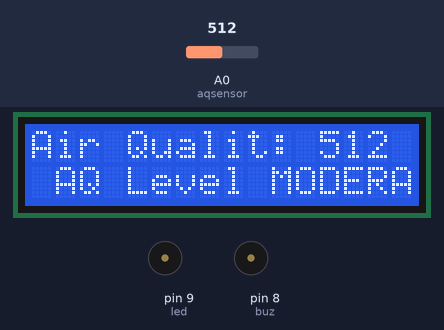
The sketch below on a simulated Arduino Uno, built with avr-gcc and run on an emulated ATmega328P. On the bench: 16×2 character LCD, buzzer (waves = sounding, pin HIGH). The inputs (shaded band) are chosen by the test bench; at power-on: A0 (aqsensor) = 512. What the sketch prints to the serial monitor is not drawn.

Above: at 0.92 s.
1.3 s: A0 (aqsensor) set to 56
At 1.68 s:
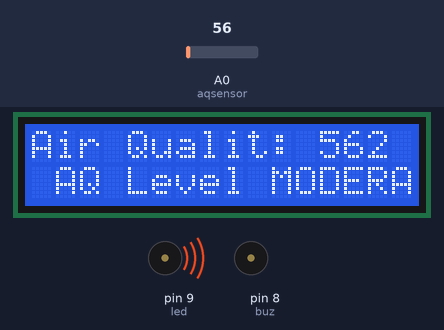
3.0 s: A0 (aqsensor) set to 46
At 3.45 s:
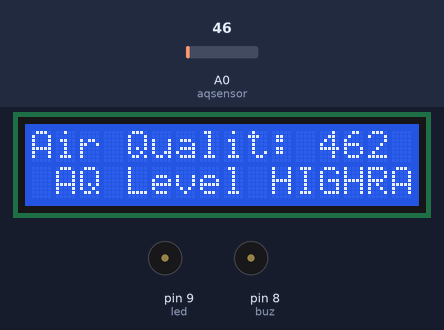
5.3 s: A0 (aqsensor) set to 0
At 5.71 s:
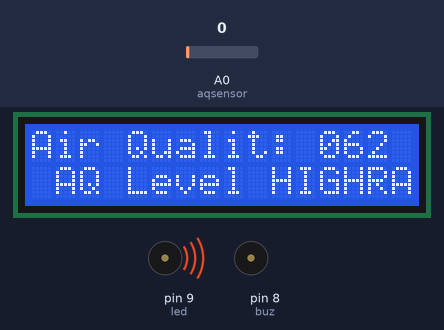
Timing chart, 0 to 13.1 s (numbered marks = the images above; inputs shaded):
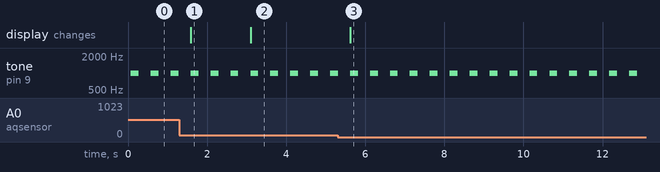

The sketch:

sketch_jun24a.ino
```cpp
#include <LiquidCrystal.h>      //Header file for LCD
const int rs=12, en=11, d4=5, d5=4, d6=3, d7=2; //pins of LCD connected to Arduino
LiquidCrystal lcd(rs,en,d4,d5,d6,d7); //lcd function from LiquidCrystal
int buz = 8;  //buzzer connected to pin 8
int led = 9;  //led connected to pin 9
const int aqsensor = A0;  //output of mq135 connected to A0 pin of Arduino
int threshold = 250;      //Threshold level for Air Quality

void setup() {

  pinMode (buz,OUTPUT);     // buzzer is connected as Output from Arduino
  pinMode (led,OUTPUT);     // led is connected as output from Arduino
  pinMode (aqsensor,INPUT); // MQ135 is connected as INPUT to arduino
  Serial.begin (9600);      //begin serial communication with baud rate of 9600

  lcd.clear();              // clear lcd
  lcd.begin (16,2);         // consider 16,2 lcd
}

void loop() {

  int ppm = analogRead(aqsensor); //read MQ135 analog outputs at A0 and store it in ppm

  Serial.print("Air Quality: ");  //print message in serail monitor
  Serial.println(ppm);            //print value of ppm in serial monitor

  lcd.setCursor(0,0);             // set cursor of lcd to 1st row and 1st column
  lcd.print("Air Qualit: ");      // print message on lcd
  lcd.print(ppm);                 // print value of MQ135

  if (ppm < 51)            // check is ppm is greater than threshold or not
    {
      digitalWrite(led,LOW);
      digitalWrite(buz,LOW);
      lcd.setCursor(1,1);         //jump here if ppm is greater than threshold
      lcd.print("AQ Level HIGH");
      //Serial.println("AQ Level IS GOOD");
      tone(led,1000,200);         //blink led with turn on time 1000mS, turn off time 200mS                   //digitalWrite(buz,HIGH);
    }
  else if (50 < ppm < 101)
  {
     digitalWrite(led,LOW);
      digitalWrite(buz,LOW);
      lcd.setCursor(1,1);         //jump here if ppm is greater than threshold
      lcd.print("AQ Level MODERATE");
      //Serial.println("AQ Level IS MODERATE");
      tone(led,1000,200);
  }
  else if (100 < ppm < 201)
  {
      digitalWrite(led,HIGH);
      digitalWrite(buz,LOW);
      lcd.setCursor(1,1);         //jump here if ppm is greater than threshold
      lcd.print("AQ Level UNHEALTHY ");
      //Serial.println("AQ Level IS UNHEALTHY");
      tone(led,1000,200);
  }
  else if (200 < ppm < 301)
  {
      digitalWrite(led,HIGH);
      digitalWrite(buz,HIGH);
      lcd.setCursor(1,1);         //jump here if ppm is greater than threshold
      lcd.print("AQ Level is very UNHEALTHY ");
      //Serial.println("AQ Level IS VERY UNHEALTHY");
      tone(led,1000,200);
  }
  else
    {
      lcd.setCursor(1,1);
      lcd.print ("AQ Level is DANGER ");
      //Serial.println("AQ Level DANGER");
      digitalWrite(led,HIGH);
      digitalWrite(buz,HIGH);
    }
  delay (500);
}
```

Measured:
- the behaviour switches between 51 and 50 on A0 (aqsensor) (found by bisection; images 1 and 2)
- after the input at 1.3 s, the display: changes after 0.28 s (image 1)
- after the input at 3.0 s, the display: changes after 0.10 s (image 2)
- after the input at 5.3 s, the display: changes after 0.32 s (image 3)
- by itself, tone on pin 9 (led): alternates 1000 Hz for 0.20 s and silent for 0.30 s
